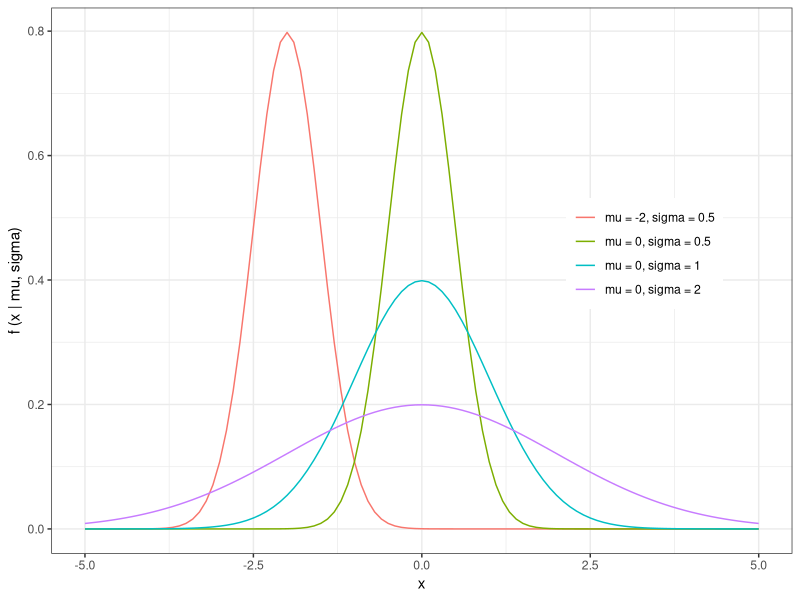
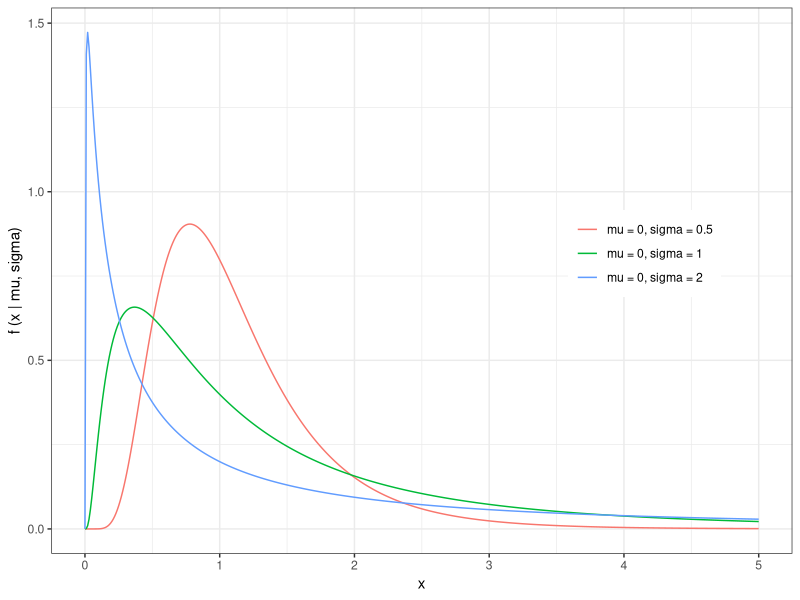
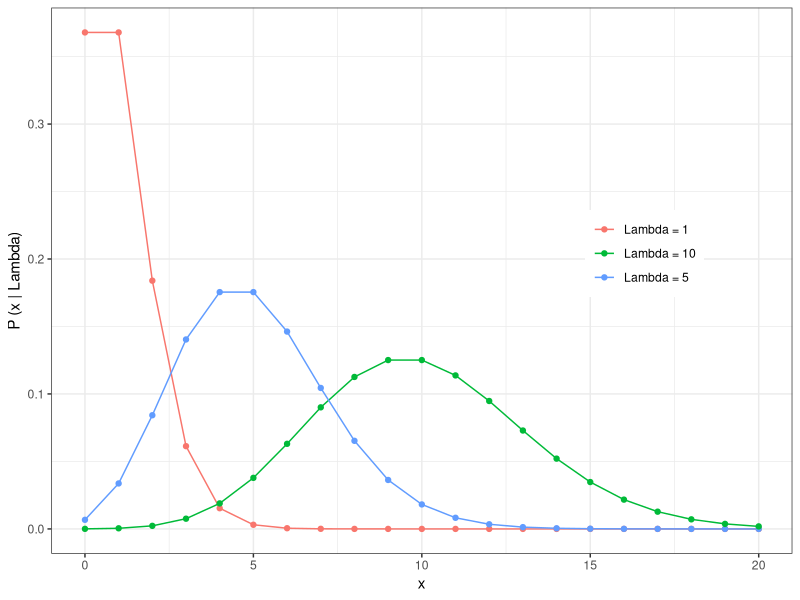
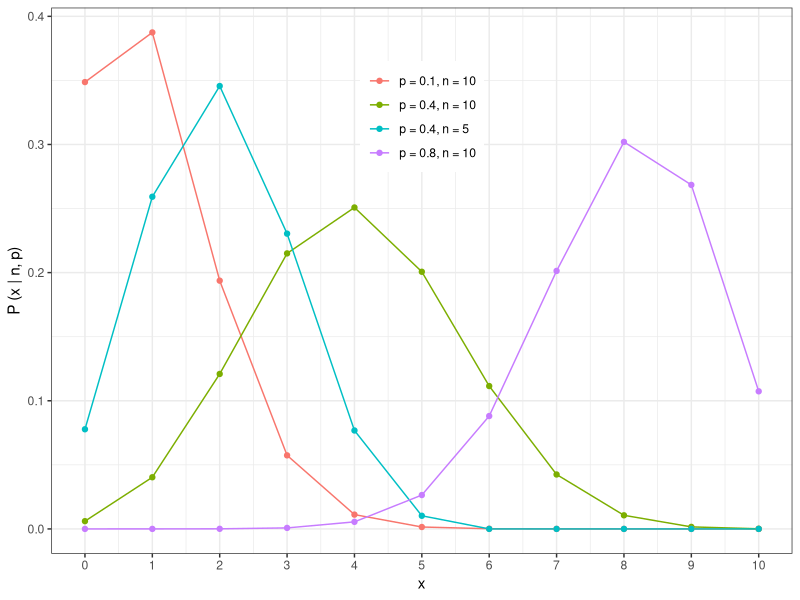
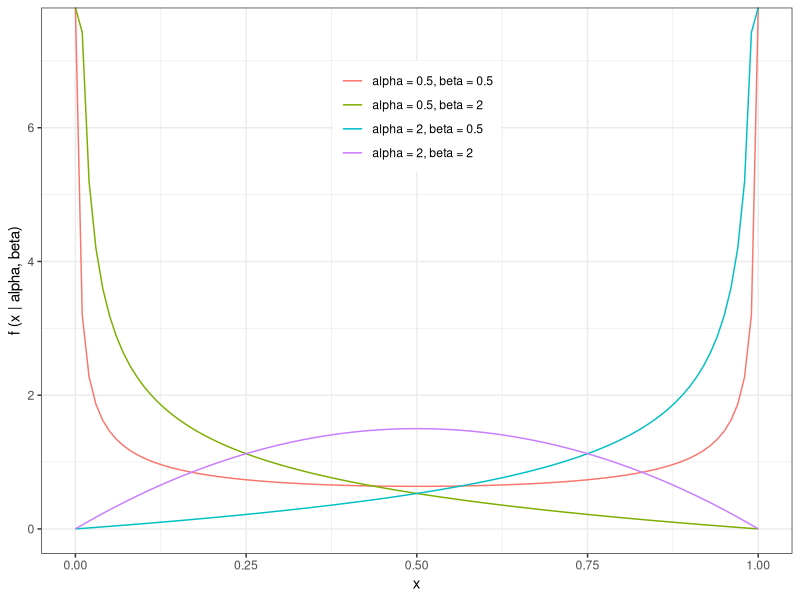
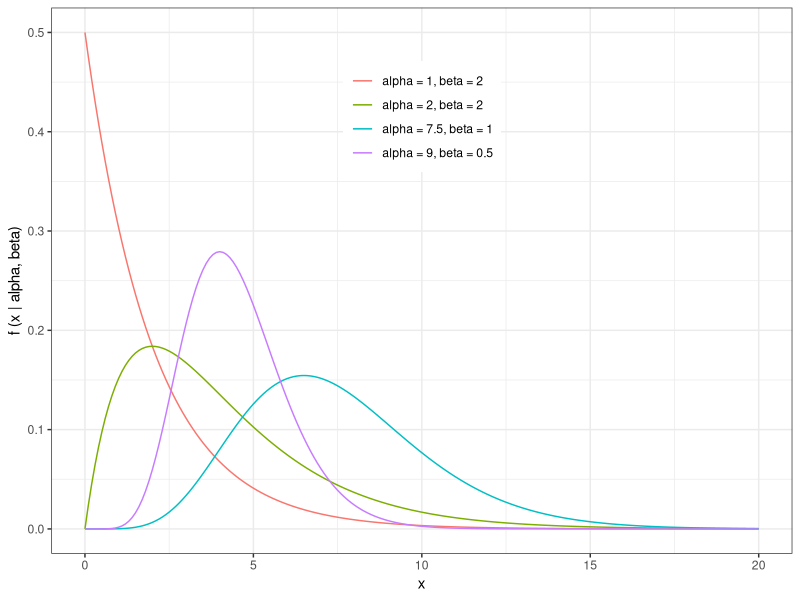

These charts were generated, in order, by the following R code:
## ---- chunk 1

library(ggplot2)

y1 <- dnorm(seq(-5,5,0.1), 0, 0.5)
y2 <- dnorm(seq(-5,5,0.1), 0, 1)
y3 <- dnorm(seq(-5,5,0.1), 0, 2)
y4 <- dnorm(seq(-5,5,0.1), -2, 0.5)

n.data <- data.frame(y = c(y1,y2,y3,y4),
                     x = rep(seq(-5,5,0.1), times = 4),
                     type = rep(c("mu = 0, sigma = 0.5",
                                  "mu = 0, sigma = 1",
                                  "mu = 0, sigma = 2",
                                  "mu = -2, sigma = 0.5"), each = length(y1)))

theme_set(theme_bw())
ggplot(n.data, aes(x=x, y=y)) + 
  geom_line(aes(color = type)) +
  labs(y = "f (x | mu, sigma)", x = "x") +
  theme(legend.title = element_blank(),
        legend.position = c(0.8, 0.55))
## ---- chunk 2

library(ggplot2)

y1 <- dlnorm(seq(0,5,0.01), 0, 0.5)
y2 <- dlnorm(seq(0,5,0.01), 0, 1)
y3 <- dlnorm(seq(0,5,0.01), 0, 2)

n.data <- data.frame(y = c(y1,y2,y3),
                     x = rep(seq(0,5,0.01), times = 3),
                     type = rep(c("mu = 0, sigma = 0.5",
                                  "mu = 0, sigma = 1",
                                  "mu = 0, sigma = 2"), each = length(y1)))

theme_set(theme_bw())
ggplot(n.data, aes(x=x, y=y)) + 
  geom_line(aes(color = type)) +
  labs(y = "f (x | mu, sigma)", x = "x") +
  theme(legend.title = element_blank(),
        legend.position = c(0.8, 0.55))

## ---- chunk 3

library(ggplot2)

y1 <- dpois(seq(0,20,1), 1)
y2 <- dpois(seq(0,20,1), 5)
y3 <- dpois(seq(0,20,1), 10)

n.data <- data.frame(y = c(y1,y2,y3),
                     x = rep(seq(0,20,1), times = 3),
                     type = rep(c("Lambda = 1",
                                  "Lambda = 5",
                                  "Lambda = 10"), each = length(y1)))

theme_set(theme_bw())
ggplot(n.data, aes(x=x, y=y)) + 
  geom_line(aes(color = type)) +
  geom_point(aes(color = type)) +
  labs(y = "P (x | Lambda)", x = "x") +
  theme(legend.title = element_blank(),
        legend.position = c(0.8, 0.55))

## ---- chunk 4

library(ggplot2)

y1 <- dbinom(0:10, 10, 0.8)
y2 <- dbinom(0:10, 10, 0.4)
y3 <- dbinom(0:10, 10, 0.1)
y4 <- dbinom(0:10, 5, 0.4)

n.data <- data.frame(y = c(y1,y2,y3,y4),
                     x = rep(0:10, times = 4),
                     type = rep(c("p = 0.8, n = 10",
                                  "p = 0.4, n = 10",
                                  "p = 0.1, n = 10",
                                  "p = 0.4, n = 5"), each = length(y1)))

theme_set(theme_bw())
ggplot(n.data, aes(x=x, y=y)) + 
  geom_line(aes(color = type)) +
  geom_point(aes(color = type)) +
  labs(y = "P (x | n, p)", x = "x") +
  theme(legend.title = element_blank(),
        legend.position = c(0.5, 0.8)) +
  scale_x_continuous(breaks=0:10)
## ---- chunk 5

library(ggplot2)

y1 <- dbeta(seq(0,1,0.01), 0.5, 0.5)
y2 <- dbeta(seq(0,1,0.01), 2, 0.5)
y3 <- dbeta(seq(0,1,0.01), 0.5, 2)
y4 <- dbeta(seq(0,1,0.01), 2, 2)

n.data <- data.frame(y = c(y1,y2,y3,y4),
                     x = rep(seq(0,1,0.01), times = 4),
                     type = rep(c("alpha = 0.5, beta = 0.5",
                                  "alpha = 2, beta = 0.5",
                                  "alpha = 0.5, beta = 2",
                                  "alpha = 2, beta = 2"), each = length(y1)))

theme_set(theme_bw())
ggplot(n.data, aes(x=x, y=y)) + 
  geom_line(aes(color = type)) +
  labs(y = "f (x | alpha, beta)", x = "x") +
  theme(legend.title = element_blank(),
        legend.position = c(0.5, 0.8))
## ---- chunk 6

library(ggplot2)

y1 <- dgamma(seq(0,20,0.1), 1, scale = 2)
y2 <- dgamma(seq(0,20,0.1), 2, scale = 2)
y3 <- dgamma(seq(0,20,0.1), 9, scale = 0.5)
y4 <- dgamma(seq(0,20,0.1), 7.5, scale = 1)

n.data <- data.frame(y = c(y1,y2,y3,y4),
                     x = rep(seq(0,20,0.1), times = 4),
                     type = rep(c("alpha = 1, beta = 2",
                                  "alpha = 2, beta = 2",
                                  "alpha = 9, beta = 0.5",
                                  "alpha = 7.5, beta = 1"), each = length(y1)))

theme_set(theme_bw())
ggplot(n.data, aes(x=x, y=y)) + 
  geom_line(aes(color = type)) +
  labs(y = "f (x | alpha, beta)", x = "x") +
  theme(legend.title = element_blank(),
        legend.position = c(0.5, 0.8))
